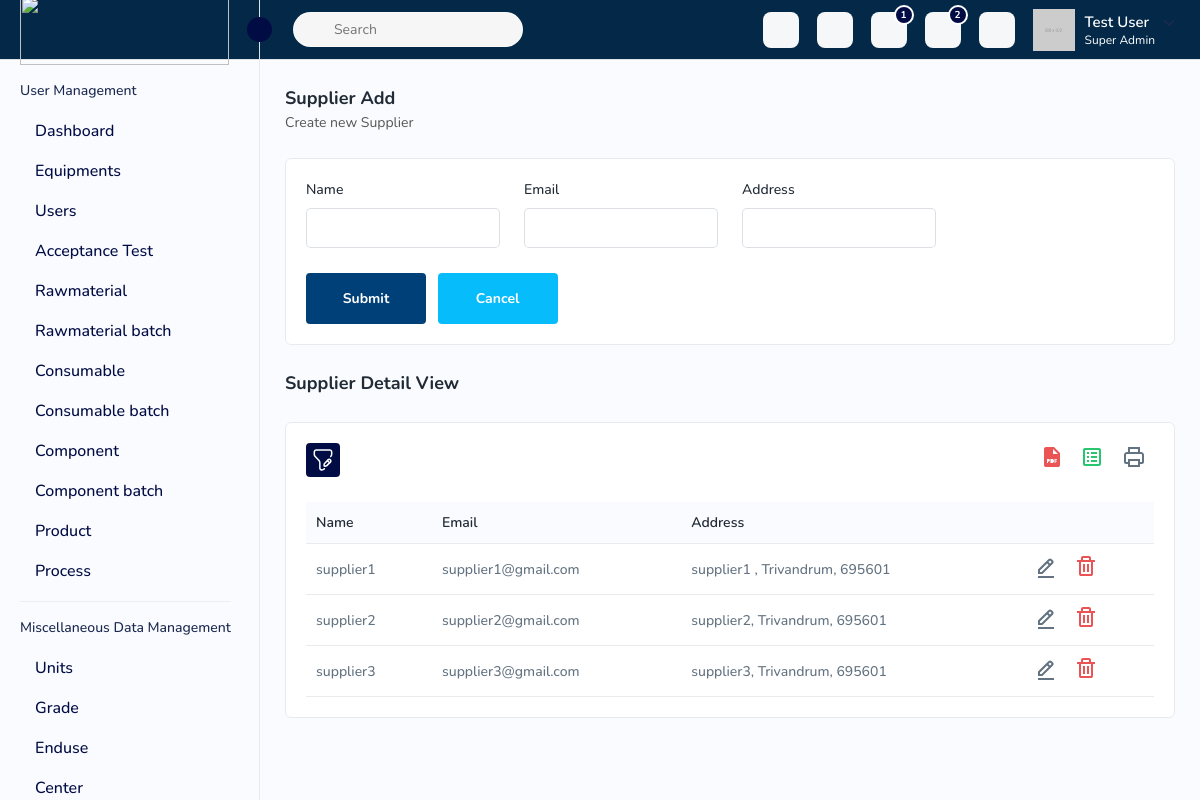
Screenshot of /suppliers/ with the database file from the repository.
### qdpc_core_models/models/supplier.py (models this page shows, shortened)
class Suppliers(models.Model):
     id = models.AutoField(primary_key=True)
     name = models.CharField(max_length=255)
     email = models.EmailField(unique=True)
     address = models.CharField(max_length=500)
     class Meta:
        verbose_name = 'Supplier'
        verbose_name_plural = 'Suppliers'

### qdpc/views/supplier.py (the view, shortened to what this page needs)
# urls.py: path('suppliers/', SupplierListView.as_view(), name='supplier-list'),
class SupplierListView(BaseModelViewSet):
    def get(self, request, format=None):
        suppliers = Suppliers.objects.all()
        serializer = SuppliersSerializer(suppliers, many=True)
        context={
            'suppliers':serializer.data
        }
        print(context)
        return render(request, 'supplier.html',context)

### templates/supplier.html (shortened to what this page needs)
{% extends 'index.html' %}
{% block content %}
{% load static %}
		<div class="page-wrapper">
			<div class="content">
				<div class="page-header">
					<div class="page-title">
						<h4>Supplier Add</h4>
						<h6>Create new Supplier</h6>
					</div>
				</div>
				<div class="card">
					<div class="card-body">
						<div class="row">
							<div class="col-lg-3 col-sm-6 col-12">
								<div class="form-group">
									<label> Name</label>
									<input type="text" id="supplier_name" name="supplier_name" class="form-control">
								</div>
							</div>
							<div class="col-lg-3 col-sm-6 col-12">
								<div class="form-group">
									<label> Email</label>
									<input type="text" id="email" name="email" class="form-control">
								</div>
							</div>
							<div class="col-lg-3 col-sm-6 col-12">
								<div class="form-group">
									<label>Address</label>
									<input type="text" id="address" name="address" class="form-control">
								</div>
							</div>
							<div class="col-lg-12">
								<a href="supplier.html" id="submit-btn" class="btn btn-submit me-2">Submit</a>
								<a href="{% url 'supplier-list' %}" class="btn btn-cancel">Cancel</a>
							</div>
						</div>
					</div>
				</div>
				<div class="page-header">
					<div class="page-title">
						<h4>Supplier Detail View</h4>
					</div>
				</div>
				<div class="card">
					<div class="card-body">
						<div class="table-top">
							<div class="search-set">
								<div class="search-path">
									<a class="btn btn-filter" id="filter_search">
										<img src="{% static 'assets/img/icons/filter.svg' %}" alt="img">
									</a>
								</div>
								<div class="search-input">
									<a class="btn btn-searchset"><img
											src="{% static 'assets/img/icons/search-white.svg' %}" alt="img"></a>
								</div>
							</div>
							<div class="wordset">
								<ul>
									<li>
										<a data-bs-toggle="tooltip" data-bs-placement="top" title="pdf"><img
												src="{% static 'assets/img/icons/pdf.svg' %}" alt="img"></a>
									</li>
									<li>
										<a data-bs-toggle="tooltip" data-bs-placement="top" title="excel"><img
												src="{% static 'assets/img/icons/excel.svg' %}" alt="img"></a>
									</li>
									<li>
										<a data-bs-toggle="tooltip" data-bs-placement="top" title="print"><img
												src="{% static 'assets/img/icons/printer.svg' %}" alt="img"></a>
									</li>
								</ul>
							</div>
						</div>
						<div class="table-responsive">
							<table class="table datanew">
								<thead>
									<tr>
										<th>Name</th>
										<th>Email</th>
										<th>Address</th>
										<th></th>
									</tr>
								</thead>
								<tbody>
									{% if suppliers %}
									{% for supplier in suppliers %}
									<tr>
										<td>{{ supplier.name }}</td>
										<td>{{ supplier.email }}</td>
										<td>{{ supplier.address }}</td>
										<td>
											<a class="me-3" href="#">
												<img src="{% static 'assets/img/icons/edit.svg' %}" alt="img">
											</a>
											<a id="delete-supplier-btn" data-id="{{ supplier.id }}"
												href="javascript:void(0);">
												<img src="{% static 'assets/img/icons/delete.svg' %}" alt="img">
											</a>
										</td>
									</tr>
									{% endfor %}
									{% endif %}
								</tbody>
							</table>
						</div>
					</div>
				</div>
			</div>
					{% endblock %}

### rows the page displays
Suppliers: name "supplier1", email "supplier1@gmail.com", address "supplier1 , Trivandrum, 695601"
Suppliers: name "supplier2", email "supplier2@gmail.com", address "supplier2, Trivandrum, 695601"
Suppliers: name "supplier3", email "supplier3@gmail.com", address "supplier3, Trivandrum, 695601"
